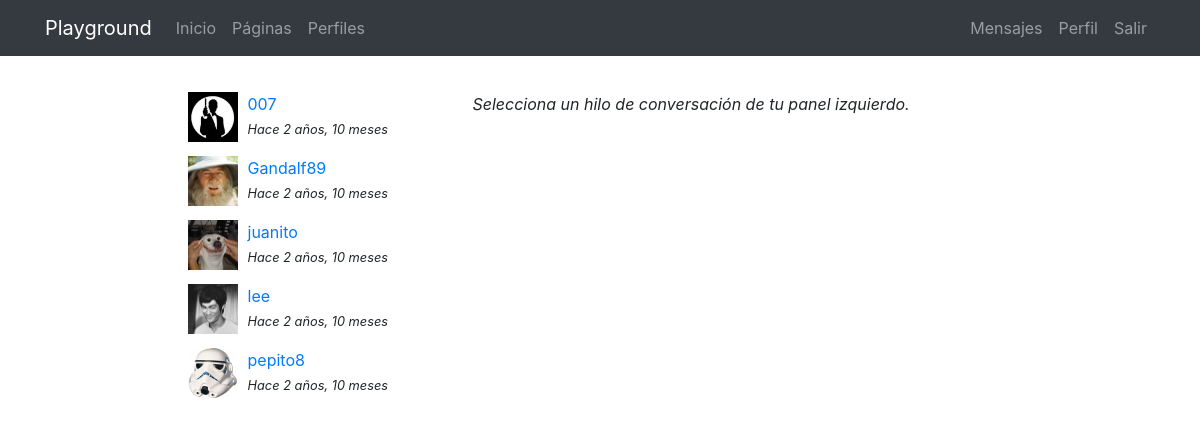
The app's page /messenger/ (signed in) with its own data.
### registration/models.py (models this page shows)
class Profile(models.Model):
    user = models.OneToOneField(User, on_delete=models.CASCADE)
    avatar = models.ImageField(upload_to=custom_upload_to, null=True, blank=True)
    bio = models.TextField(null=True, blank=True)
    link = models.URLField(max_length=200, null=True, blank=True)
    class Meta:
        ordering = ['user__username']

### messenger/models.py (models this page shows)
class Thread(models.Model):
    users = models.ManyToManyField(User, related_name='threads')
    messages = models.ManyToManyField(Message)
    updated = models.DateTimeField(auto_now=True)
    objects = ThreadManager()
    class Meta:
        ordering = ['-updated']

class Message(models.Model):
    user = models.ForeignKey(User, on_delete=models.CASCADE)
    content = models.TextField()
    created = models.DateTimeField(auto_now_add=True)
    class Meta:
        ordering = ['created']

### messenger/views.py (the view)
# urls.py: path('', ThreadList.as_view(), name="list"),
@method_decorator(login_required, name="dispatch")
class ThreadList(TemplateView):
    template_name = "messenger/thread_list.html"

### messenger/templates/messenger/thread_list.html (shortened to what this page needs)
{% extends 'core/base.html' %}
{% load static %}
{% block content %}
<main role="main">
  <div class="container">
    <div class="row mt-3">
      <div class="col-md-9 mx-auto mb-5">
        <div class="row">
          <div class="col-md-4">
            {% for thread in request.user.threads.all %}
              {% if thread.messages.all|length > 0 %}
                <div class="mb-3">
                  {% for user in thread.users.all %}
                    {% if user != request.user %}
                      {% if user.profile.avatar %}
                        <img src="{{user.profile.avatar.url}}" class="avatar">
                      {% else %}
                        <img src="{% static 'registration/img/no-avatar.jpg' %}" class="avatar">
                      {% endif %}
                      <div>
                        <a href="{% url 'messenger:detail' thread.pk %}">{{user}}</a><br>
                        <small><i>Hace {{thread.messages.last.created|timesince}}</i></small>
                      </div>
                    {% endif %}
                  {% endfor %}
                </div>
              {% endif %}
            {% endfor %}
          </div>
          <div class="col-md-8">
            <p><i>Selecciona un hilo de conversación de tu panel izquierdo.</i></p>
          </div>
        </div>
      </div>
    </div>
  </div>
</main>
{% endblock %}

### core/static/core/css/main.css (style rules this page uses)
main { padding-top: 20px; }
:root { --jumbotron-padding-y: 3rem; }

### messenger/templates/messenger/thread_list.html (style rules this page uses)
.avatar { width:50px; height:50px; float:left; margin-right:10px; }

### records on screen
Thread: messages.last.created "2 años, 10 meses"
Thread: messages.last.created "2 años, 10 meses"
Thread: messages.last.created "2 años, 10 meses"
Thread: messages.last.created "2 años, 10 meses"
Thread: messages.last.created "2 años, 10 meses"

### other values on screen
{{ user }} "007"
{{ user }} "Gandalf89"
{{ user }} "juanito"
{{ user }} "lee"
{{ user }} "pepito8"
